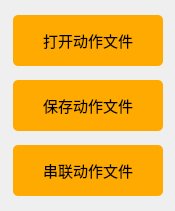
   <widget class="QWidget" name="widget_4" native="true">
    <property name="geometry">
     <rect>
      <x>1245</x>
      <y>660</y>
      <width>175</width>
      <height>211</height>
     </rect>
    </property>
    <property name="styleSheet">
     <string notr="true">#widget_4 {border:1px solid #242424;
border-color: rgb(200, 200, 200);}</string>
    </property>
    <widget class="QPushButton" name="Button_OpenActionGroup">
     <property name="geometry">
      <rect>
       <x>13</x>
       <y>15</y>
       <width>150</width>
       <height>51</height>
      </rect>
     </property>
     <property name="font">
      <font>
       <family>黑体</family>
       <pointsize>11</pointsize>
      </font>
     </property>
     <property name="styleSheet">
      <string notr="true">QPushButton{background-color: rgb(255, 170, 0);}
QPushButton:hover{background-color:  rgb(255, 210, 0);}
QPushButton{border-radius:5px;}</string>
     </property>
     <property name="text">
      <string>打开动作文件</string>
     </property>
    </widget>
    <widget class="QPushButton" name="Button_SaveActionGroup">
     <property name="geometry">
      <rect>
       <x>13</x>
       <y>80</y>
       <width>150</width>
       <height>51</height>
      </rect>
     </property>
     <property name="font">
      <font>
       <family>黑体</family>
       <pointsize>11</pointsize>
      </font>
     </property>
     <property name="styleSheet">
      <string notr="true">QPushButton{background-color: rgb(255, 170, 0);}
QPushButton:hover{background-color:  rgb(255, 210, 0);}
QPushButton{border-radius:5px;}</string>
     </property>
     <property name="text">
      <string>保存动作文件</string>
     </property>
    </widget>
    <widget class="QPushButton" name="Button_TandemActionGroup">
     <property name="geometry">
      <rect>
       <x>13</x>
       <y>145</y>
       <width>150</width>
       <height>51</height>
      </rect>
     </property>
     <property name="font">
      <font>
       <family>黑体</family>
       <pointsize>11</pointsize>
      </font>
     </property>
     <property name="styleSheet">
      <string notr="true">QPushButton{background-color: rgb(255, 170, 0);}
QPushButton:hover{background-color:  rgb(255, 210, 0);}
QPushButton{border-radius:5px;}</string>
     </property>
     <property name="text">
      <string>串联动作文件</string>
     </property>
    </widget>
   </widget>
